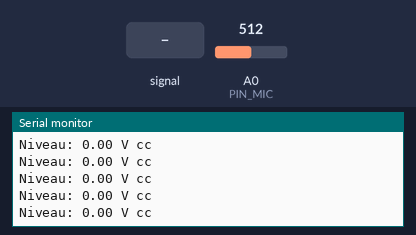
The sketch below on a simulated Arduino Uno, built with avr-gcc and run on an emulated ATmega328P. Shown: the last lines printed to the serial monitor. The test bench sets the inputs (shaded band); at power-on: A0 (PIN_MIC) = 512.

Above: at 1.2 s.
1.3 s: A0 (PIN_MIC) fed a 200 Hz sine of ±81 counts around its level
At 1.32 s:
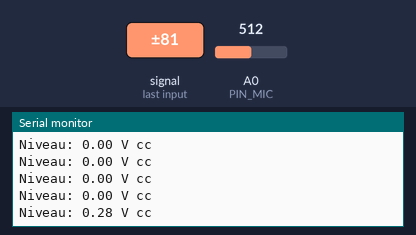
2.8 s: A0 (PIN_MIC) set to 716
At 2.82 s:
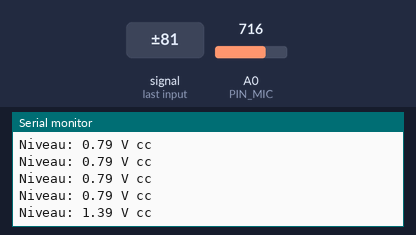
4.3 s: A0 (PIN_MIC) fed a 1000 Hz sine of ±255 counts around its level
At 4.32 s:
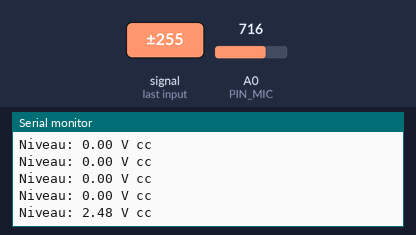
5.8 s: A0 (PIN_MIC) set to 1023
At 5.82 s:
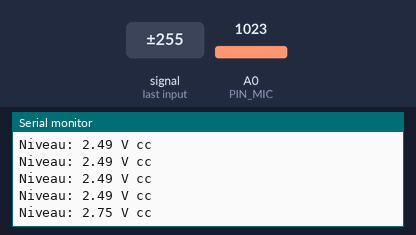
Timing chart, 0 to 8.3 s (numbered marks = the images above; inputs shaded):
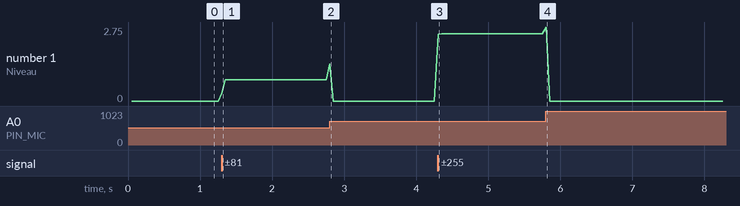

Measured:
- after the input at 1.3 s, the serial monitor: prints a new line at once (image 1)
- after the input at 2.8 s, the serial monitor: prints a new line at once (image 2)
- after the input at 4.3 s, the serial monitor: prints a new line at once (image 3)
- after the input at 5.8 s, the serial monitor: prints a new line at once (image 4)
- plotted number 1: 0 → 0.79 after the input at 1.3 s, 0 → 2.49 after the input at 4.3 s

The sketch:

65_Micro_MAX4466.ino
```cpp
/*
 * =====================================================================
 *  Arduino Lab Nexus v6.1.0 STABLE  -  Microphone MAX4466
 * =====================================================================
 *  Explication : Mesure le niveau sonore crête à crête sur une fenêtre de 50 ms.
 *  Carte       : Arduino UNO / Nano (ATmega328P) - compatible Mega
 *  Moniteur    : 9600 bauds
 *
 *  Câblage :
 *   Arduino 5V     -> MAX4466 VCC
 *   Arduino GND    -> MAX4466 GND
 *   Arduino A0     -> MAX4466 OUT
 *
 *  Bibliothèques requises (arduino-cli lib install "...") : aucune
 * =====================================================================
 */
// @libs:

const uint8_t PIN_MIC = A0;
const unsigned long FENETRE_MS = 50;   // durée d'échantillonnage

void setup() {
  Serial.begin(9600);
  Serial.println(F("[65] Microphone MAX4466 pret"));
}

void loop() {
  int mini = 1023, maxi = 0;
  unsigned long debut = millis();

  // Recherche du min et du max pendant la fenêtre
  while (millis() - debut < FENETRE_MS) {
    int v = analogRead(PIN_MIC);
    if (v > maxi) maxi = v;
    if (v < mini) mini = v;
  }

  // Amplitude crête à crête en volts
  float crete = (maxi - mini) * 5.0 / 1023.0;
  Serial.print(F("Niveau: "));
  Serial.print(crete, 2);
  Serial.println(F(" V cc"));
}
```
